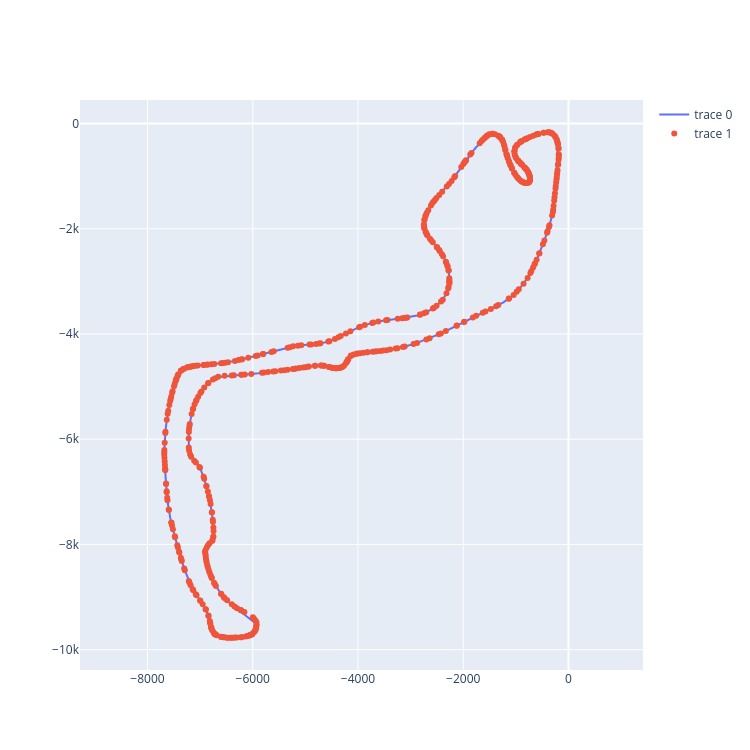

Notebook cell for this chart:
### Code cell
# place all data points on the plot
fig.add_trace(go.Scatter(x = fastest_lap["X"], y = fastest_lap["Y"], mode = "markers")) # somehow everything is a "trace" in potly

### Figure 1 — Plotly figure (JSON) as saved in the notebook; plotly's stock layout.template omitted (floating-point values rounded to 4 significant figures; data arrays with more than 128 entries replaced by an {"elided": "..."} marker saying what was removed)
{"data": [{"mode": "lines", "type": "scatter", "x": {"elided": "683 float values"}, "y": {"elided": "683 float values"}}, {"mode": "markers", "type": "scatter", "x": {"elided": "558 float values"}, "y": {"elided": "558 float values"}}], "layout": {"height": 750, "width": 750, "yaxis": {"scaleanchor": "x", "scaleratio": 1}}}
